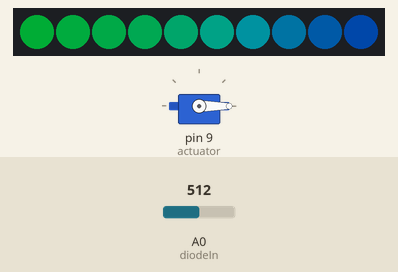
Bench run of a sketch on a simulated Arduino Uno, built with avr-gcc and run on an emulated ATmega328P. Shown: servo, 10 RGB LEDs in strip order, left to right. The test bench sets the inputs (shaded band); at power-on: A0 (diodeIn) = 512. Dim RGB values are drawn brighter than linear; what the sketch prints to the serial monitor is not drawn.

Above: at 4.2 s.
4.3 s: A0 (diodeIn) set to 495
7.3 s: A0 (diodeIn) set to 471
At 9.4 s:
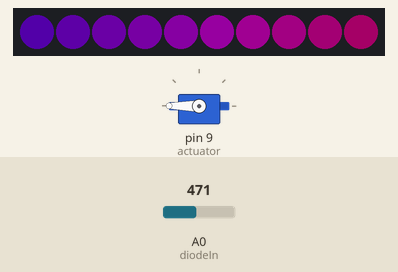
10.0 s: A0 (diodeIn) set to 490
At 10.2 s:
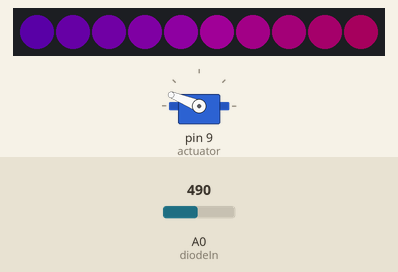
12.4 s: A0 (diodeIn) set to 470
At 12.65 s:
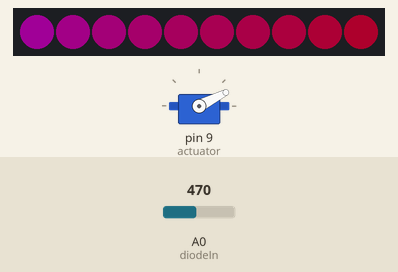
14.9 s: A0 (diodeIn) set to 511
At 15.61 s:
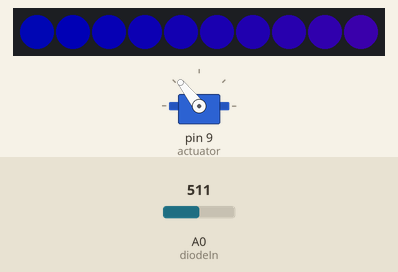
17.9 s: A0 (diodeIn) set to 306
At 20.0 s:
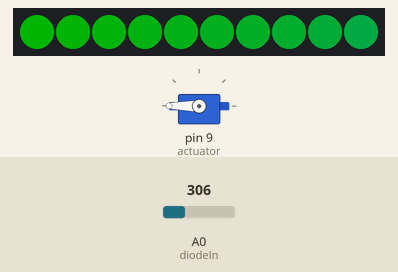
Timing chart, 0 to 21.5 s (numbered marks = the images above; inputs shaded):
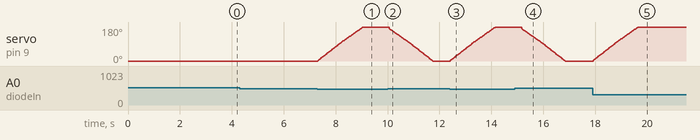

Measured:
- the behaviour switches between 481 and 480 on A0 (diodeIn) (found by bisection; images 0 and 1)
- after the input at 7.3 s, servo on pin 9 (actuator): moves from 0° to 180° over 1.7 s, starting at once; the LEDs: first differ from a run without the input after 0.31 s (image 1 shows a later state)
- after the input at 10.0 s, servo on pin 9 (actuator): moves from 180° to 0° over 1.7 s, starting after 0.06 s
- after the input at 12.4 s, servo on pin 9 (actuator): moves from 0° to 180° over 1.7 s, starting at once
- after the input at 14.9 s, servo on pin 9 (actuator): moves from 180° to 0° over 1.7 s, starting after 0.26 s; the LEDs: change after 0.56 s (image 4)
- after the input at 17.9 s, servo on pin 9 (actuator): moves from 0° to 180° over 1.7 s, starting at once

The sketch:

poefirstsprint.ino
```cpp
#include <Servo.h>
#include <FastLED.h>

//Initialize FastLED objects
#define LED_PIN     5
#define NUM_LEDS    10
#define BRIGHTNESS  64
#define LED_TYPE    WS2811
#define COLOR_ORDER GRB
#define UPDATES_PER_SECOND 100
CRGB leds[NUM_LEDS];

//Define FastLED variables
CRGBPalette16 currentPalette;
TBlendType    currentBlending;

//Make servo object
Servo actuator;

//Variables that won't change
int diodeIn = A0;
int servoDelay = 50;

//Variables that will change
int angle = 0;
int sensorRead;
bool trigger = false;
unsigned long servoTime;

void setup() {
  delay(3000);  //power-up safety delay for LEDs
  //Initialize LEDs
  FastLED.addLeds<LED_TYPE, LED_PIN, COLOR_ORDER>(leds, NUM_LEDS).setCorrection(TypicalLEDStrip);
  FastLED.setBrightness(BRIGHTNESS);

  //Initialize Serial connection
  Serial.begin(9600);

  //Initialize servo
  actuator.attach(9);
  actuator.write(angle);

  currentPalette = RainbowColors_p;
  currentBlending = LINEARBLEND;
}

void loop() {
  Serial.println(analogRead(diodeIn));
  Serial.println(angle);
  sensorRead = analogRead(diodeIn);
  servoTime = millis();
  static uint8_t startIndex = 0;
  startIndex = startIndex + 1;
  FillLEDsFromPaletteColors(startIndex);

  FastLED.show();
  //If sensor triggered, set trigger to true
  if (sensorRead <= 480){
    trigger = true;
  }
  //Turn servo gradually to 180 degrees.
  if (trigger && angle < 180) {
      if (servoTime >= servoDelay) {
        ++angle;
        actuator.write(angle);
        servoTime = servoTime - millis(); //Reset servoTime
      }
  }

  //If servo fully turned, hold at extended position
  if (angle == 180){
    delay(500); //Get rid of this delay, possible randomize
    trigger = false;
    --angle;
    actuator.write(angle);
  }

  //Lower the actuator
  if (trigger == false && angle > 0){
      if (servoTime >= servoDelay){
        --angle;
        actuator.write(angle);
        servoTime = servoTime - millis();
    }
  }

  if (trigger == false && angle == 0){
    actuator.write(0);
  }
}

void FillLEDsFromPaletteColors( uint8_t colorIndex)
{
    uint8_t brightness = 255;

    for( int i = 0; i < NUM_LEDS; i++) {
        leds[i] = ColorFromPalette( currentPalette, colorIndex, brightness, currentBlending);
        colorIndex += 3;
    }
}
```
